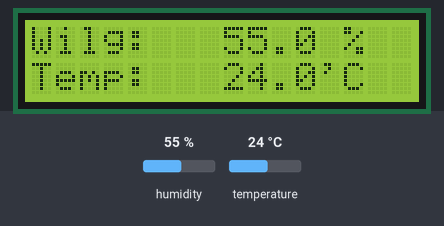
Bench run of a sketch on a simulated Arduino Uno, built with avr-gcc and run on an emulated ATmega328P. On the bench: 16×2 character LCD. The inputs (shaded band) are chosen by the test bench; at power-on: humidity 55 %, temperature 24 °C. What the sketch prints to the serial monitor is not drawn.

Above: at 1.2 s.
1.3 s: humidity set to 22 %
At 2.9 s:
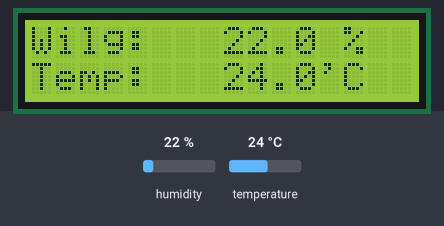
4.0 s: temperature set to 12 °C
At 5.5 s:
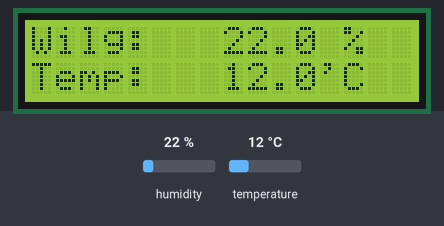
6.7 s: humidity set to 40 %
At 9.4 s:
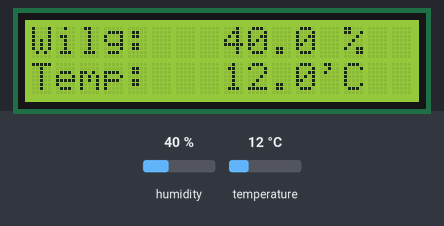
9.7 s: temperature set to 19 °C
At 10.9 s:
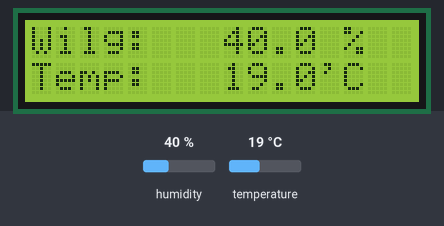
Timing chart, 0 to 12.7 s (numbered marks = the images above; inputs shaded):
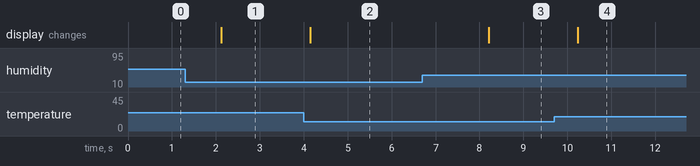

Measured:
- after the input at 1.3 s, the display: changes after 0.82 s (image 1)
- after the input at 4.0 s, the display: changes after 0.15 s (image 2)
- after the input at 6.7 s, the display: changes after 1.5 s (image 3)
- after the input at 9.7 s, the display: changes after 0.54 s (image 4)

The sketch:

sketch_jan25a.ino
```cpp
// LCD:
// https://forbot.pl/blog/kurs-arduino-wyswietlacz-tekstowy-lcd-id4263

// Czujnik temp/wilg:
// DHT11: https://botland.com.pl/content/140-arduino-i-obsluga-czujnika-temperatury-i-wilgotnosci-dht11

#include <LiquidCrystal.h>  //Dołączenie bilbioteki
#include <dht11.h>


#define DHT11PIN 12  //przypisanie pinu 2 Arduino jako odczyt z sensora

LiquidCrystal lcd(2, 3, 4, 5, 6, 7);  //Informacja o podłączeniu nowego wyświetlacza
dht11 dht;

struct Measurement {
  int Check;
  float Temp;
  float Humd;
};

const char demoText[] = "Hello World!";
byte textLen;
const unsigned int scrollDelay = 200;
const byte lcdCols = 16;

void setup() {
  lcd.begin(16, 2);  //Deklaracja typu

  Serial.begin(115200);  //inicjalizacja monitora szeregowego
  Serial.println("Program testowy DHT11");
  Serial.println();


  textLen = sizeof(demoText) - 1;
  //lcd.init();
  //lcd.backlight();
  lcd.print(demoText);
  //delay(demoDelay);
}

void loop() {
  Measurement measurement = measureTempAndHumd();
  printMeasurement(measurement);
  delay(2000);
};

Measurement measureTempAndHumd() {

  int check = dht.read(DHT11PIN);
  Measurement result = { check, dht.temperature, dht.humidity };

  Serial.print("Stan sensora: ");
  switch (result.Check) {
    case DHTLIB_OK:
      Serial.println("OK");
      break;
    case DHTLIB_ERROR_CHECKSUM:
      Serial.println("Błąd sumy kontrolnej");
      break;
    case DHTLIB_ERROR_TIMEOUT:
      Serial.println("Koniec czasu oczekiwania - brak odpowiedzi");
      break;
    default:
      Serial.println("Nieznany błąd");
      break;
  }

  Serial.print("Wilgotnosc (%): ");  //wyświetlenie wartości wilgotności
  Serial.print(result.Humd, 2);
  Serial.print("\t");
  Serial.print("Temperatura (C): ");  //wyświetlenie temperatury
  Serial.println(result.Temp, 2);

  return result;
};

void printMeasurement(Measurement measurement) {

  String line1 = "Wilg:   " + String(measurement.Humd, 1) + " %";
  String line2 = "Temp:   " + String(measurement.Temp, 1) + "'C";

  displayOnLcd(line1, line2);
};

void displayOnLcd(String line1, String line2) {
  lcd.setCursor(0, 0);  //Ustawienie kursora
  lcd.print(line1);     //Wyświetlenie tekstu
  lcd.setCursor(0, 1);  //Ustawienie kursora
  lcd.print(line2);     //Wyświetlenie tekstu
};
```
